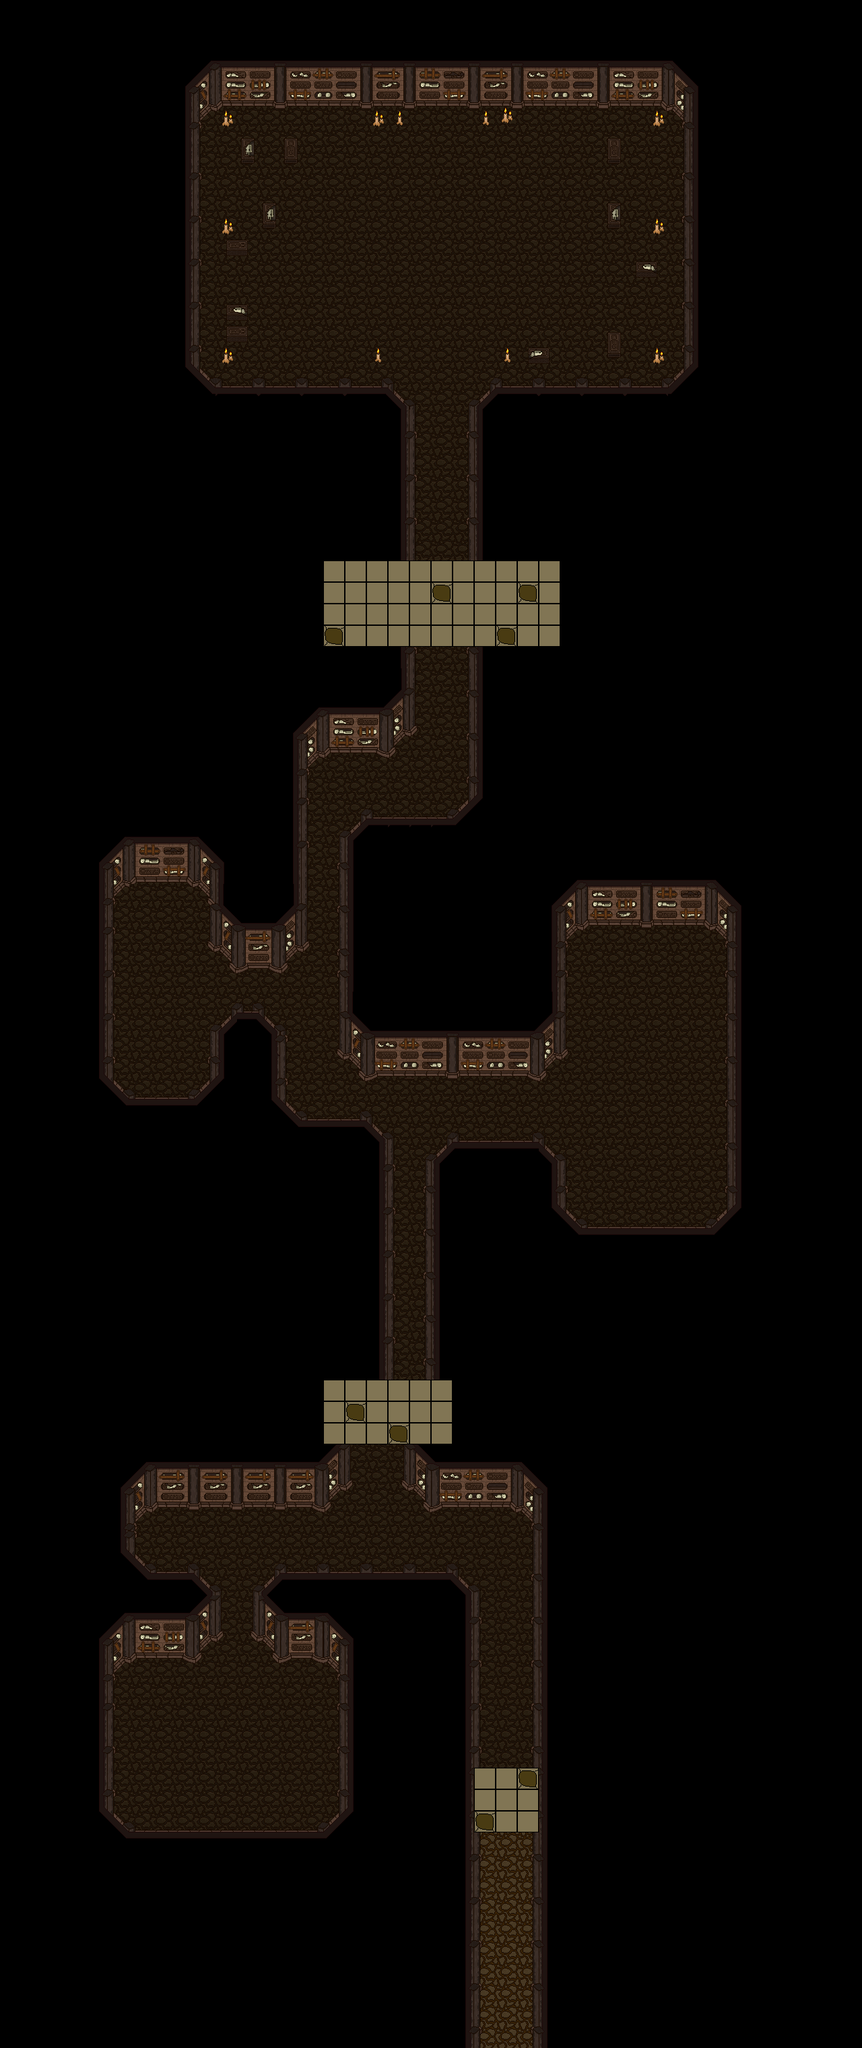

This game map was drawn from its Tiled (.tmx) file and the tilesets committed beside it. A one-line description and the trimmed map source follow:
An orthogonal 40x95 tile map with 32x32 px tiles, 4 tile layers (Suelo, Wall, Decorations, Rocks puzzle), 2 tilesets and 113 objects.

<map version="1.8" tiledversion="1.8.5" orientation="orthogonal" renderorder="right-down" width="40" height="95" tilewidth="32" tileheight="32" infinite="0" nextlayerid="8" nextobjectid="115">
 <tileset firstgid="1" name="Tileset_Cave" tilewidth="32" tileheight="32" tilecount="500" columns="25">
  <image source="Main Tilesets/Tileset_Cave.png" width="800" height="640" />
 </tileset>
 <tileset firstgid="501" name="Tileset_Puzzle" tilewidth="32" tileheight="32" tilecount="24" columns="6">
  <image source="Main Tilesets/Tileset_Puzzle.png" width="192" height="128" />
 </tileset>
 <layer id="1" name="Suelo" width="40" height="95">
  <properties>
   <property name="Draw" type="bool" value="true" />
  </properties>
  <data>[3800 cells, 3703 non-empty, 7 distinct tile ids]</data>
 </layer>
 <layer id="2" name="Wall" width="40" height="95">
  <properties>
   <property name="Draw" type="bool" value="true" />
  </properties>
  <data>[3800 cells, 928 non-empty, 109 distinct tile ids]</data>
 </layer>
 <layer id="3" name="Decorations" width="40" height="95">
  <properties>
   <property name="Draw" type="bool" value="true" />
  </properties>
  <data>[3800 cells, 224 non-empty, 55 distinct tile ids]</data>
 </layer>
 <layer id="5" name="Rocks puzzle" width="40" height="95">
  <properties>
   <property name="Draw" type="bool" value="true" />
  </properties>
  <data>[3800 cells, 70 non-empty, 2 distinct tile ids]</data>
 </layer>
 <objectgroup id="6" name="Collsions" visible="0">
  <object id="1" x="672" y="2048.67" width="7.66667" height="94.6667" />
  <object id="2" x="472.53" y="2048.55" width="7.66667" height="94.6667" />
  <object id="3" x="792.667" y="2244.42" width="7.66667" height="378.417" />
  <object id="4" x="800.167" y="2624.67" width="7.66667" height="94.6667" />
  <object id="5" x="792.667" y="2720.17" width="7.66667" height="160.167" />
  <object id="6" x="703.167" y="2720.67" width="7.66667" height="160.167" />
  <object id="7" x="703.667" y="2359.17" width="7.66667" height="264.667" />
  <object id="8" x="505.167" y="2468.5" width="7.66667" height="236" />
  <object id="9" x="159.667" y="2463.67" width="7.66667" height="242.167" />
  <object id="10" x="377.167" y="2351.67" width="7.66667" height="84.1667" />
  <object id="11" x="319.667" y="2353.67" width="7.66667" height="81.6667" />
  <object id="12" x="192.167" y="2239.17" width="7.66667" height="83.6667" />
  <object id="13" x="512.167" y="2144.17" width="7.66667" height="68.1667" />
  <object id="14" x="599.667" y="2143.92" width="7.66667" height="68.1667" />
  <object id="15" x="636.167" y="1715.42" width="7.66667" height="332.167" />
  <object id="16" x="570.667" y="1680.42" width="7.66667" height="366.667" />
  <object id="17" x="508.833" y="1233.92" width="7.66667" height="336.834" />
  <object id="18" x="447.5" y="1112.92" width="7.66667" height="293.834" />
  <object id="19" x="698.167" y="959.25" width="7.66667" height="238.834" />
  <object id="20" x="608.5" y="959.583" width="7.66667" height="132.5" />
  <object id="21" x="473.167" y="831.25" width="7.66667" height="130.167" />
  <object id="22" x="831.167" y="830.25" width="7.66667" height="130.167" />
  <object id="23" x="704.833" y="637.917" width="7.66667" height="194.167" />
  <object id="24" x="599.167" y="635.25" width="7.66667" height="197.5" />
  <object id="25" x="1078.5" y="1380.92" width="7.66667" height="432.167" />
  <object id="26" x="832.167" y="1374.25" width="7.66667" height="198.167" />
  <object id="27" x="831.5" y="1712.92" width="7.66667" height="100.167" />
  <object id="28" x="695.667" y="2624.42" width="7.66667" height="95.167" />
  <object id="29" x="629.75" y="2235.5" width="164" height="8.75" />
  <object id="30" x="200" y="2230.38" width="291.75" height="8.75" />
  <object id="31" x="200.25" y="2321.38" width="91.25" height="8.75" />
  <object id="32" x="406.5" y="2321.13" width="274" height="8.75" />
  <object id="33" x="168.333" y="2459.29" width="130.333" height="8.75" />
  <object id="34" x="404.667" y="2458.63" width="109" height="8.75" />
  <object id="35" x="167.333" y="2700.63" width="341.333" height="8.75" />
  <object id="36" x="477" y="2039.63" width="93" height="8.75" />
  <object id="37" x="477" y="2142.96" width="34.6667" height="8.75" />
  <object id="38" x="607.667" y="2143.96" width="66.6667" height="8.75" />
  <object id="39" x="644.667" y="2038.96" width="31.6667" height="8.75" />
  <object id="40" x="658.333" y="1687.62" width="152" height="8.75" />
  <object id="41" x="532.5" y="1592.13" width="280.5" height="8.75" />
  <object id="42" x="841" y="1372.13" width="247" height="8.75" />
  <object id="43" x="843.667" y="1809.63" width="233.667" height="8.75" />
  <object id="44" x="537.667" y="1199.96" width="164" height="8.75" />
  <object id="45" x="456.333" y="1114.63" width="131" height="8.75" />
  <object id="46" x="481.333" y="959.958" width="124.667" height="8.75" />
  <object id="47" x="707" y="959.625" width="128.333" height="8.75" />
  <object id="48" x="713.667" y="823.292" width="119" height="8.75" />
  <object id="49" x="475.333" y="823.292" width="123" height="8.75" />
  <object id="50" x="591.333" y="1082" width="16.3333" height="14.6667" />
  <object id="51" x="575.5" y="1097.67" width="16.3333" height="16.3334" />
  <object id="52" x="517.5" y="1225.67" width="16.3333" height="14.6667" />
  <object id="53" x="527.5" y="1209.67" width="16.3333" height="14.6667" />
  <object id="54" x="456.5" y="1124.33" width="16.3333" height="14.6667" />
  <object id="55" x="517.333" y="1560.17" width="16.3333" height="14.6667" />
  <object id="56" x="527.333" y="1576.17" width="16.3333" height="14.6667" />
  <object id="57" x="800.833" y="1576.42" width="16.3333" height="14.6667" />
  <object id="58" x="815.083" y="1560.92" width="16.3333" height="14.6667" />
  <object id="59" x="840.583" y="1381.92" width="15.0833" height="11.9167" />
  <object id="60" x="1063.08" y="1381.67" width="14.3333" height="10.6667" />
  <object id="61" x="1065.33" y="1797.67" width="12.5833" height="10.9167" />
  <object id="62" x="840.333" y="1796.42" width="12.8333" height="12.4167" />
  <object id="63" x="797.833" y="1696.67" width="16.3333" height="14.6667" />
  <object id="64" x="815.083" y="1706.42" width="16.3333" height="14.6667" />
  <object id="65" x="644.583" y="1712.67" width="16.3333" height="14.6667" />
  <object id="66" x="652.083" y="1697.42" width="16.3333" height="14.6667" />
  <object id="67" x="480.333" y="2214.67" width="16.3333" height="14.6667" />
  <object id="68" x="494.833" y="2198.92" width="16.3333" height="14.6667" />
  <object id="69" x="608.333" y="2201.92" width="19.0833" height="16.9167" />
  <object id="70" x="621.583" y="2219.67" width="16.3333" height="14.6667" />
  <object id="71" x="782.583" y="2245.17" width="8.8333" height="7.9167" />
  <object id="72" x="668.833" y="2331.17" width="16.3333" height="14.6667" />
  <object id="73" x="680.833" y="2346.92" width="21.5833" height="17.6667" />
  <object id="74" x="494.583" y="2691.67" width="9.8333" height="7.1667" />
  <object id="75" x="168.583" y="2691.92" width="8.0833" height="7.6667" />
  <object id="76" x="168.833" y="2469.17" width="11.5833" height="10.9167" />
  <object id="77" x="285.833" y="2443.42" width="16.3333" height="14.6667" />
  <object id="78" x="302.083" y="2428.67" width="16.3333" height="14.6667" />
  <object id="79" x="385.333" y="2427.17" width="16.3333" height="14.6667" />
  </objectgroup>
 <objectgroup id="7" name="Monolith">
  <properties>
   <property name="Type" type="int" value="19" />
  </properties>
  <!-- 1 objects omitted --></objectgroup>
</map>
<!-- 34 of 113 objects omitted -->
